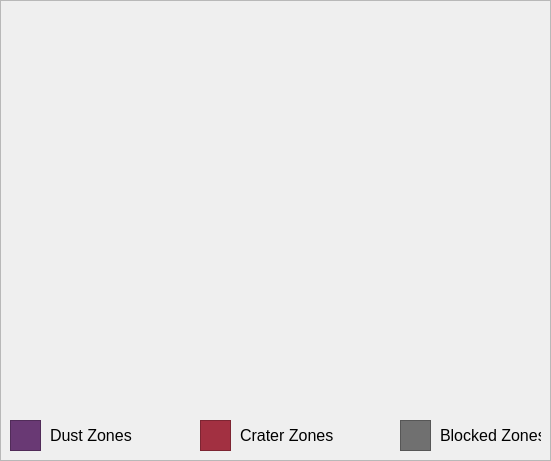
   <widget class="QFrame" name="frame_5">
    <property name="geometry">
     <rect>
      <x>20</x>
      <y>10</y>
      <width>551</width>
      <height>461</height>
     </rect>
    </property>
    <property name="frameShape">
     <enum>QFrame::StyledPanel</enum>
    </property>
    <property name="frameShadow">
     <enum>QFrame::Plain</enum>
    </property>
    <property name="lineWidth">
     <number>4</number>
    </property>
    <widget class="QWidget" name="map_area" native="true">
     <property name="geometry">
      <rect>
       <x>10</x>
       <y>10</y>
       <width>531</width>
       <height>401</height>
      </rect>
     </property>
    </widget>
    <widget class="QFrame" name="dust_zone_frame">
     <property name="geometry">
      <rect>
       <x>10</x>
       <y>420</y>
       <width>31</width>
       <height>31</height>
      </rect>
     </property>
     <property name="styleSheet">
      <string notr="true">background-color: rgb(105, 57, 116)</string>
     </property>
     <property name="frameShape">
      <enum>QFrame::StyledPanel</enum>
     </property>
     <property name="frameShadow">
      <enum>QFrame::Plain</enum>
     </property>
    </widget>
    <widget class="QLabel" name="dust_zone_color_label">
     <property name="geometry">
      <rect>
       <x>50</x>
       <y>420</y>
       <width>101</width>
       <height>31</height>
      </rect>
     </property>
     <property name="font">
      <font>
       <pointsize>12</pointsize>
      </font>
     </property>
     <property name="text">
      <string>Dust Zones</string>
     </property>
    </widget>
    <widget class="QFrame" name="crater_zone_frame">
     <property name="geometry">
      <rect>
       <x>200</x>
       <y>420</y>
       <width>31</width>
       <height>31</height>
      </rect>
     </property>
     <property name="styleSheet">
      <string notr="true">background-color:rgb(162, 48, 65)</string>
     </property>
     <property name="frameShape">
      <enum>QFrame::StyledPanel</enum>
     </property>
     <property name="frameShadow">
      <enum>QFrame::Plain</enum>
     </property>
    </widget>
    <widget class="QLabel" name="crater_zone_color_label">
     <property name="geometry">
      <rect>
       <x>240</x>
       <y>420</y>
       <width>101</width>
       <height>31</height>
      </rect>
     </property>
     <property name="font">
      <font>
       <pointsize>12</pointsize>
      </font>
     </property>
     <property name="text">
      <string>Crater Zones</string>
     </property>
    </widget>
    <widget class="QFrame" name="blocke_zone_frame">
     <property name="geometry">
      <rect>
       <x>400</x>
       <y>420</y>
       <width>31</width>
       <height>31</height>
      </rect>
     </property>
     <property name="styleSheet">
      <string notr="true">background-color:rgb(112, 112, 112)</string>
     </property>
     <property name="frameShape">
      <enum>QFrame::StyledPanel</enum>
     </property>
     <property name="frameShadow">
      <enum>QFrame::Plain</enum>
     </property>
    </widget>
    <widget class="QLabel" name="blocked_zone_color_label">
     <property name="geometry">
      <rect>
       <x>440</x>
       <y>420</y>
       <width>101</width>
       <height>31</height>
      </rect>
     </property>
     <property name="font">
      <font>
       <pointsize>12</pointsize>
      </font>
     </property>
     <property name="text">
      <string>Blocked Zones</string>
     </property>
    </widget>
   </widget>
